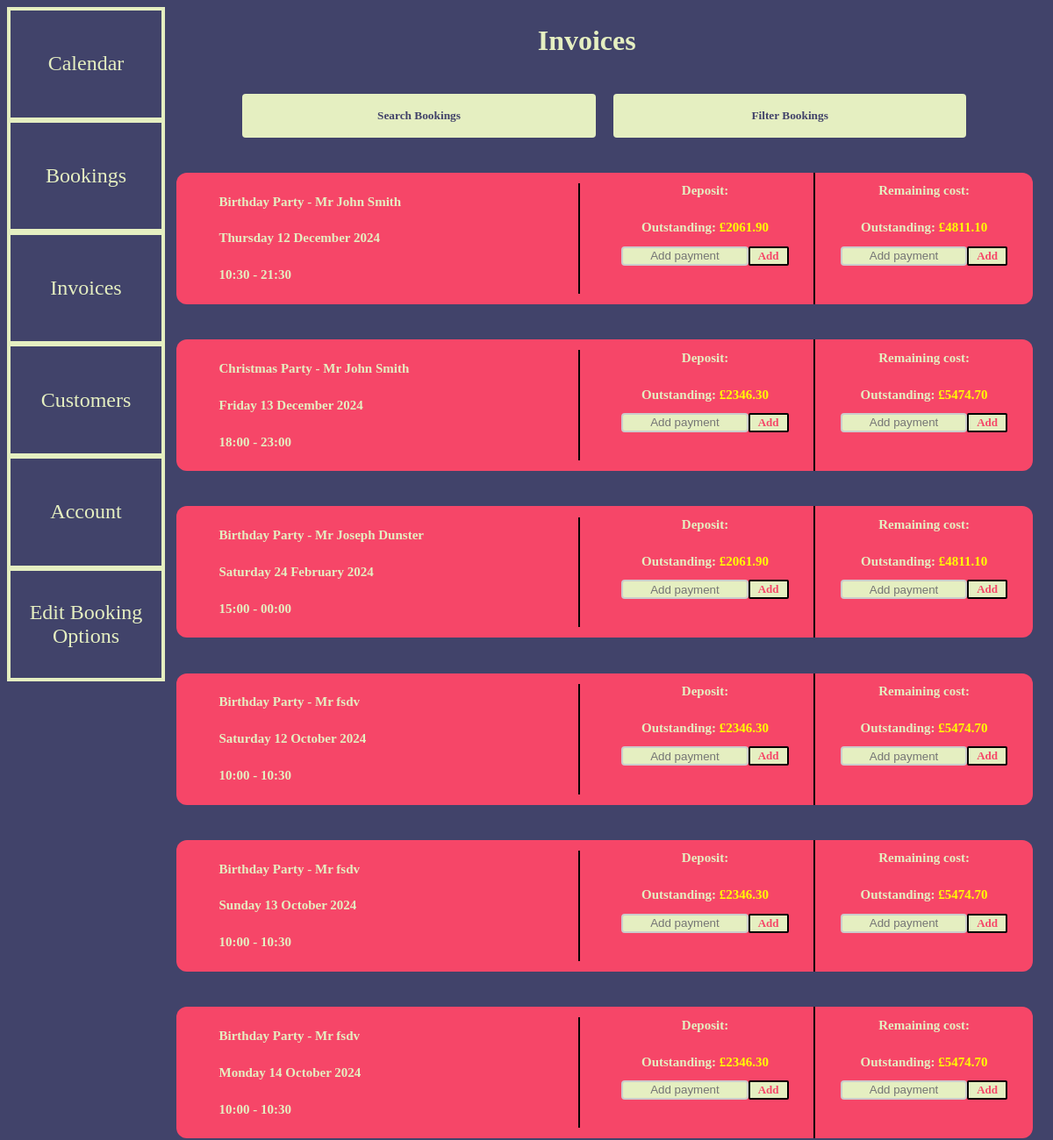
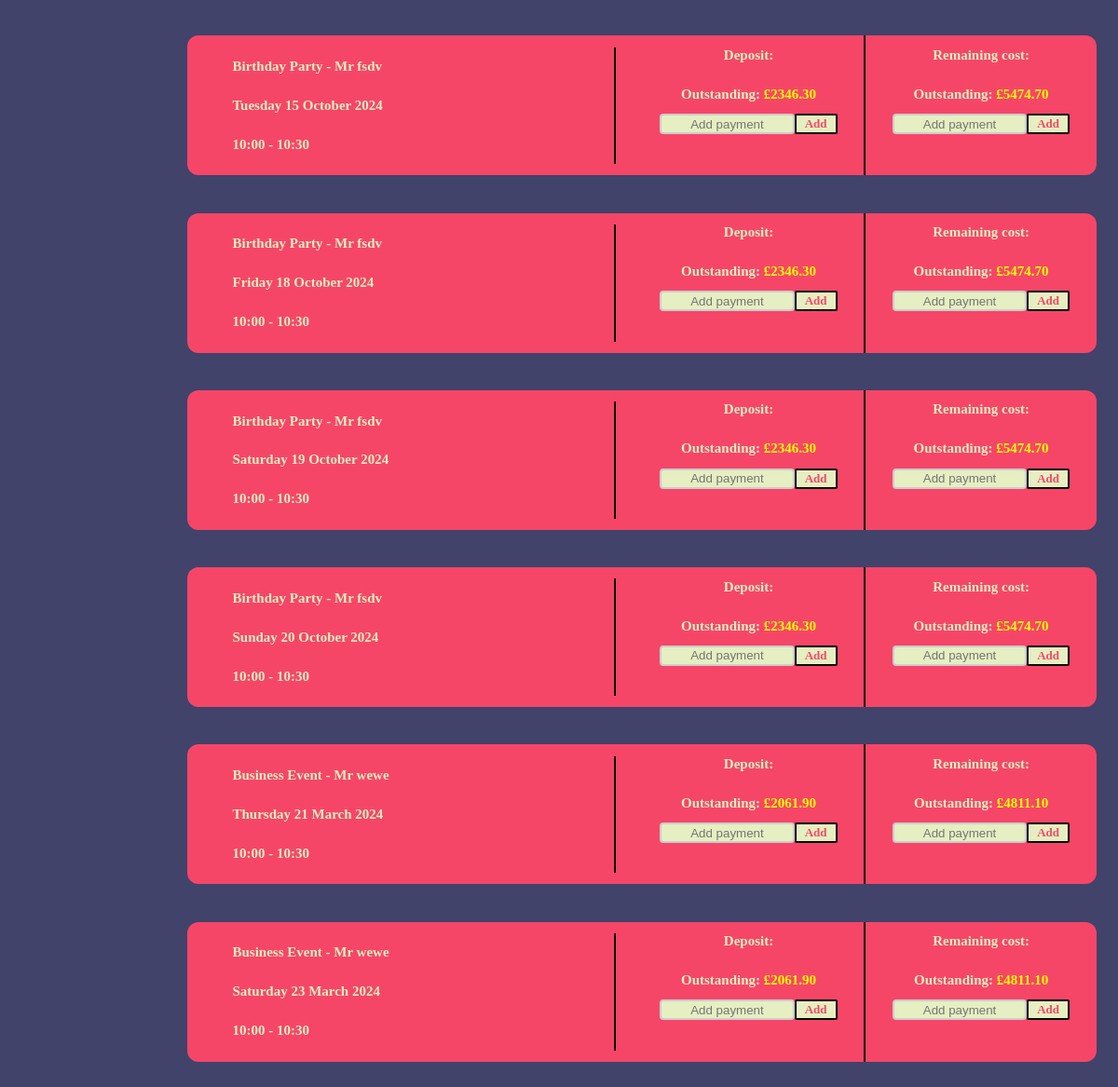
Page /manager-invoices (signed in) on the committed database (2 pictures, top to bottom).
### tables this page shows
CREATE TABLE Bookings (
                id INTEGER PRIMARY KEY,
                Client1 TEXT,
                Client2 TEXT,
                CustomerID INTEGER,
                AccountID TEXT,
                TypeOfEventID INTEGER,
                DateOfBooking TEXT,
                StartTime TEXT,
                EndTime Text,
                AdultGuestNumber INTEGER,
                ChildGuestNumber INTEGER,
                Under2GuestNumber INTEGER,
                IsAccepted BOOLEAN,
                Cost REAL,
                RemainingDepositToBePaid REAL,
                RemainingcostToBePaid,
                DrinksForToastingRequired BOOLEAN,
                CeremonyRoomRequired BOOLEAN,
                CeremonyTime TEXT,
                WelcomeDrinksRequired BOOLEAN,
                AdultDrink TEXT,
                ChildDrink TEXT,
                IsSetUpRequired BOOLEAN,
                Notes TEXT,
                DateBookingWasMade TEXT,
                IsUnavailableDate BOOLEAN,
               
                FOREIGN KEY (CustomerID) REFERENCES Customers (id) ON DELETE CASCADE,
                FOREIGN KEY (AccountID) REFERENCES Accounts (id) ON DELETE CASCADE,
                FOREIGN KEY (TypeOfEventID) REFERENCES TypeOfEvents (id) ON DELETE CASCADE);

CREATE TABLE TypeOfEvents (
                id INTEGER PRIMARY KEY,
                TypeOfEvent TEXT,
                PricePerAdult REAL,
                PricePerChild REAL);

### Coursework/app.py (the view, shortened to what this page needs)
@app.route("/manager-invoices", methods=['GET', 'POST'])
def ManagerInvoices():
    try:
        session.pop('View')
    except:
        pass
    if session['IsAdmin'] == True:
        BookingsTable = GetEntireTable('Bookings')
        BookingsToDisplay = []
        for i in range(len(BookingsTable)):
            if (BookingsTable[i][25] == 0) and ((BookingsTable[i][14] > 0) or (BookingsTable[i][15] > 0)) and (BookingsTable[i][12] == True):
                Booking = ReturnUsefulDataToDisplay(BookingsTable[i]) # This returns an array of the event information in the correct format to be displayed
                BookingsToDisplay.append(Booking)
        return render_template("ManagerInvoices.html", BookingsToDisplay=BookingsToDisplay)
    return redirect("/")

### Coursework/DateConversions.py (called while the page is built)
def DateFormatToWords(Date):
    Year = Date[0:4]
    Month = int(Date[5:7])
    Day = int(Date[8:10])
    Month = Month - 1
    Months = ["January", "February", "March", "April", "May", "June", "July", "August", "September", "October", "November", "December"]
    Month = Months[Month]
    NewDate = str(Day) + " " + Month + " " + Year
    return NewDate

def DaysInMonth(Date):
    Month = int(Date[5:7])
    Year = int(Date[0:4])
    MonthsWith31Days = [1, 3, 5, 7, 8, 10, 12]
    MonthsWith30Days= [4, 6, 9, 11]
    LeapYear = IsLeapYear(Year)
    if Month in MonthsWith31Days:
        return 31
    elif Month in MonthsWith30Days:
        return 30
    elif LeapYear == False:
        return 28
    else:
        return 29

def DaysInMonthGivenMonthAndYear(Year, Month):
    if Month in [1, 3, 5, 7, 8, 10, 12]:
        return 31
    elif Month in [4, 6, 9, 11]:
        return 30
    else:
        return 29 if IsLeapYear(Year) else 28

def DayOfWeekAlgorithm(Date):
    Year = int(Date[0:4])
    Month = int(Date[5:7])
    Day = int(Date[8:10])
    if Month < 3:
        Month += 12
        Year -= 1
    k = Year % 100
    j = Year // 100
    Days = ["Saturday", "Sunday", "Monday", "Tuesday", "Wednesday", "Thursday", "Friday"]
    return(Days[(Day + 13*(Month+1)//5 + k + k//4 + j//4 + 5*j) % 7])

def IsLeapYear(Date):
    if len(str(Date)) > 4:
        Year = Date[0:4]
    else:
        Year = Date
    if (int(Year) % 4 == 0 and int(Year) % 100 != 0) or (int(Year) % 400 == 0):
        return True
    else:
        return False

def AddDays(Date, DaysToAdd):
    Year = int(Date[0:4])
    Month = int(Date[5:7])
    Day = int(Date[8:10])
    while DaysToAdd > 0:
        DaysInCurrentMonth = DaysInMonth(Date)
        if Day + DaysToAdd > DaysInCurrentMonth:
            DaysToAdd -= (DaysInCurrentMonth - Day + 1)
            Day = 1
            if Month == 12:
                Month = 1
                Year += 1
            else:
                Month += 1
        else:
            Day += DaysToAdd
            DaysToAdd = 0
    return f"{Year:04d}-{Month:02d}-{Day:02d}"

### Coursework/RetrieveDataFromDatabase.py (called while the page is built)
def GetEntireTable(Table):
    connection = sqlite3.connect('System.db')
    cursor = connection.cursor()
    cursor.execute(f'SELECT * FROM {Table}')
    Array = cursor.fetchall()
    Array = [list(row) for row in Array]
    connection.commit()
    connection.close()
    return Array

### Coursework/templates/ManagerInvoices.html (shortened to what this page needs)
{% extends "BaseManagerNavBar.html" %}
{% block contents %}
<div class="container">
    <h1 style="margin-top: 2%; margin-left: -4%;">Invoices</h1>
    <div class="book-button-container">
        <div class="search-menu-container" style="flex-direction: column;">
            <button class="book-button" onclick="toggleSearchMenu()" style="margin: 0%;">Search Bookings</button>
        </div>
        <button class="book-button">Filter Bookings</button>
    </div>
    {% for Booking in BookingsToDisplay %}
    <div class="booking-box">
        <div class="vertical-container" style="width: 40%; margin-right: 2%; height: fit-content;">
            <h2>{{ Booking[4] }} - <span class="customer-name">{{ Booking[1] }} {% if Booking[2] != 'null' %} & {{ Booking[2] }} {% endif %}</span></h2>
            <h2>{{ Booking[5] }} {{ Booking[6] }}</h2>
            <h2>{{ Booking[7] }} - {{ Booking[8] }}</h2>
        </div>
        <div class="vertical-container" style="width: 20%;">
            <h2 style="text-align: center;">Deposit:</h2>
            <h2 style="text-align: center;">Outstanding:<span style="color: yellow;"> £{{ Booking[13] }}</span></h2>
            <div class="horizontal-container">
                <form method="post" style="display: flex; flex-direction: row;">
                    <input type="text" placeholder="Add payment" name="deposit-input">
                    <input type="submit" value="Add">
                </form>
            </div>
        </div>
        <div class="vertical-container" style="border-right: none; width: 20%;">
            <h2 style="text-align: center;">Remaining cost:</h2>
            <h2 style="text-align: center;">Outstanding:<span style="color: yellow;"> £{{ Booking[14] }}</span></h2>
            <div class="horizontal-container">
                <form method="post" style="display: flex; flex-direction: row;">
                    <input type="text" placeholder="Add payment" name="cost-input">
                    <input type="submit" value="Add">
                </form>
            </div>
        </div>
    </div>
    {% endfor %}
</div>
{% endblock %}

### Coursework/templates/ManagerInvoices.html (style rules this page uses)
.container { margin-left: 15%; display: flex; flex-direction: column; justify-content: center; align-items: center; font-family: Tahoma; color: #E5EFC1; text-align: center; }
.booking-box { display: flex; flex-direction: row; align-items: center; background-color: #f64668; color: #E5EFC1; border-radius: 12px; width: 95%; text-align: left; padding-left: 2%; margin-bottom: 2%; font-size: x-small; margin-top: 2%; }
.vertical-container { display: flex; flex-direction: column; border-right: 2px solid black; padding-right: 3%; padding-left: 3%; height: 150px; }
.horizontal-container { display: flex; flex-direction: row; }
.book-button-container { display: flex; flex-direction: row; align-items: center; justify-content: center; width: 100%; }
.book-button { background-color: #E5EFC1; color: #42436a; border: none; font-family: Tahoma; margin: 2%; width: 40%; height: 50px; font-weight: 700; border-radius: 4px; cursor: pointer; }
input[type=submit] { background-color: #E5EFC1; font-family: Tahoma; color: #f64668; border: 2px solid black; font-size: small; font-weight: 700; cursor: pointer; border-radius: 2px; width: 25%; }
input[type=text] { background-color: #E5EFC1; border-radius: 4px; border: 2px solid #ccc; width: 75%; }
input[type=text]::placeholder { text-align: center; }
.search-menu-container { display: flex; align-items: center; justify-content: center; width: 40%; padding: -2%; flex-direction: column; background-color: #E5EFC1; border-radius: 4px; margin-left: 2%; }

### rows in the picture
Bookings: TypeOfEvent "Birthday Party", Client1 "Mr John Smith", Booking "Thursday", DateOfBooking "12 December 2024", StartTime "10:30", EndTime "21:30", RemainingDepositToBePaid "2061.90", RemainingcostToBePaid "4811.10"
Bookings: TypeOfEvent "Christmas Party", Client1 "Mr John Smith", Booking "Friday", DateOfBooking "13 December 2024", StartTime "18:00", EndTime "23:00", RemainingDepositToBePaid "2346.30", RemainingcostToBePaid "5474.70"
Bookings: TypeOfEvent "Birthday Party", Client1 "Mr Joseph Dunster", Booking "Saturday", DateOfBooking "24 February 2024", StartTime "15:00", EndTime "00:00", RemainingDepositToBePaid "2061.90", RemainingcostToBePaid "4811.10"
Bookings: TypeOfEvent "Birthday Party", Client1 "Mr fsdv", Booking "Saturday", DateOfBooking "12 October 2024", StartTime "10:00", EndTime "10:30", RemainingDepositToBePaid "2346.30", RemainingcostToBePaid "5474.70"
Bookings: TypeOfEvent "Birthday Party", Client1 "Mr fsdv", Booking "Sunday", DateOfBooking "13 October 2024", StartTime "10:00", EndTime "10:30", RemainingDepositToBePaid "2346.30", RemainingcostToBePaid "5474.70"
Bookings: TypeOfEvent "Birthday Party", Client1 "Mr fsdv", Booking "Monday", DateOfBooking "14 October 2024", StartTime "10:00", EndTime "10:30", RemainingDepositToBePaid "2346.30", RemainingcostToBePaid "5474.70"
Bookings: TypeOfEvent "Birthday Party", Client1 "Mr fsdv", Booking "Tuesday", DateOfBooking "15 October 2024", StartTime "10:00", EndTime "10:30", RemainingDepositToBePaid "2346.30", RemainingcostToBePaid "5474.70"
Bookings: TypeOfEvent "Birthday Party", Client1 "Mr fsdv", Booking "Friday", DateOfBooking "18 October 2024", StartTime "10:00", EndTime "10:30", RemainingDepositToBePaid "2346.30", RemainingcostToBePaid "5474.70"
Bookings: TypeOfEvent "Birthday Party", Client1 "Mr fsdv", Booking "Saturday", DateOfBooking "19 October 2024", StartTime "10:00", EndTime "10:30", RemainingDepositToBePaid "2346.30", RemainingcostToBePaid "5474.70"
Bookings: TypeOfEvent "Birthday Party", Client1 "Mr fsdv", Booking "Sunday", DateOfBooking "20 October 2024", StartTime "10:00", EndTime "10:30", RemainingDepositToBePaid "2346.30", RemainingcostToBePaid "5474.70"
Bookings: TypeOfEvent "Business Event", Client1 "Mr wewe", Booking "Thursday", DateOfBooking "21 March 2024", StartTime "10:00", EndTime "10:30", RemainingDepositToBePaid "2061.90", RemainingcostToBePaid "4811.10"
Bookings: TypeOfEvent "Business Event", Client1 "Mr wewe", Booking "Saturday", DateOfBooking "23 March 2024", StartTime "10:00", EndTime "10:30", RemainingDepositToBePaid "2061.90", RemainingcostToBePaid "4811.10"
